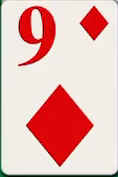
#> input picture assets/cards/9-of-diamonds-reference.png, 118 x 177 px
$ python build_nine_hearts_reference.py
#> lines starting #> are read from the running program, lines starting #| are printed output that depends on the picture
#!/usr/bin/env python3
"""Build a source-style 9♥ face from matching Solitaire Master card captures."""

from collections import deque
from pathlib import Path

from PIL import Image


ROOT = Path(__file__).resolve().parents[1]
CARDS = ROOT / "assets" / "cards"


def red_alpha(pixel: tuple[int, int, int]) -> int:
    strength = pixel[0] - max(pixel[1], pixel[2]) - 5
    return max(0, min(255, round(strength * 255 / 82)))


def pip_sprite(source: Image.Image, box: tuple[int, int, int, int]) -> Image.Image:
    crop = source.crop(box).convert("RGBA")
    crop.putalpha(Image.new("L", crop.size))
    alpha = Image.new("L", crop.size)
    alpha.putdata([red_alpha(pixel) for pixel in source.crop(box).convert("RGB").get_flattened_data()])
    crop.putalpha(alpha)
    return crop


def erase_pip(image: Image.Image, box: tuple[int, int, int, int]) -> None:
    left, top, right, bottom = box
    width, height = right - left, bottom - top
    pixels = image.load()
    masked = [[red_alpha(pixels[left + x, top + y]) > 12 for x in range(width)] for y in range(height)]
    expanded = [row[:] for row in masked]
    for y in range(height):
        for x in range(width):
            if masked[y][x]:
                for yy in range(max(0, y - 1), min(height, y + 2)):
                    for xx in range(max(0, x - 1), min(width, x + 2)):
                        expanded[yy][xx] = True

    # Nearest-background fill removes the diamond while preserving the captured
    # card's local paper and compression texture around its replacement pip.
    nearest: list[list[tuple[int, int, int] | None]] = [[None] * width for _ in range(height)]
    queue: deque[tuple[int, int]] = deque()
    for y in range(height):
        for x in range(width):
            if not expanded[y][x]:
                nearest[y][x] = pixels[left + x, top + y]
                queue.append((x, y))
    while queue:
        x, y = queue.popleft()
        for nx, ny in ((x - 1, y), (x + 1, y), (x, y - 1), (x, y + 1)):
            if 0 <= nx < width and 0 <= ny < height and nearest[ny][nx] is None:
                nearest[ny][nx] = nearest[y][x]
                queue.append((nx, ny))
    for y in range(height):
        for x in range(width):
            if expanded[y][x]:
                pixels[left + x, top + y] = nearest[y][x]


def main() -> None:
    nine_diamonds = Image.open(CARDS / "9-of-diamonds-reference.png").convert("RGB")
#> nine_diamonds is the input picture: PIL image 118x177 RGB; mean R, G, B 229.7, 183, 178.3
    five_hearts = Image.open(CARDS / "5-of-hearts-reference.png").convert("RGB")
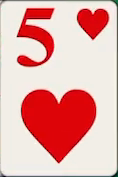
#> input picture assets/cards/5-of-hearts-reference.png, 118 x 177 px
#> five_hearts is the input picture: PIL image 118x177 RGB; mean R, G, B 230.6, 172.8, 168.7
    result = nine_diamonds.copy()
    replacements = (
        ((72, 11, 112, 55), (77, 8, 110, 40), (77, 8)),
        ((16, 72, 101, 169), (20, 88, 96, 164), (20, 88)),
    )
    for erase_box, source_box, target in replacements:
        erase_pip(result, erase_box)
        sprite = pip_sprite(five_hearts, source_box)
        result.paste(sprite, target, sprite)
#> this loop made 1 pass
#> pass 1, in pip_sprite, `crop = source.crop(box).convert("RGBA")`:
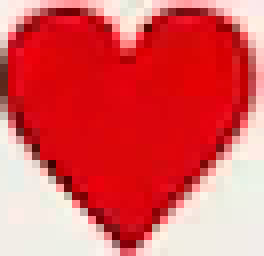
#> crop: PIL image 33x32 RGBA (shown 8 times larger); mean R, G, B, A 221.2, 88.8, 89.7, 255
#> after the loop:
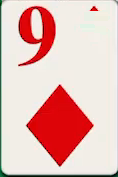
#> result: PIL image 118x177 RGB; mean R, G, B 230.3, 188.5, 183.4

    # The 243-second gameplay frame shows an unobstructed top 80px of the
    # 9♥ before the next tableau card overlaps it. Prefer those source pixels
    # for its rank, corner pip, frame, and paper texture.
    source_top = Image.open(CARDS / "9-of-hearts-source-top.png").convert("RGB")
    if source_top.size != (118, 80):
        raise ValueError(f"Expected an unoccluded 118×80 source strip, got {source_top.size}.")
    reconstructed = result.copy()
    result.paste(source_top, (0, 0))
    # Blend only the paper texture at the cut edge; keep red source ink intact.
    blend_start, blend_end = 50, 80
    source_band = source_top.crop((0, blend_start, 118, blend_end))
    base_band = reconstructed.crop((0, blend_start, 118, blend_end))
    mask = Image.new("L", (118, blend_end - blend_start))
    source_pixels = source_band.load()
    mask_pixels = mask.load()
    for y in range(blend_end - blend_start):
        row_alpha = round(255 * (blend_end - blend_start - 1 - y) / (blend_end - blend_start - 1))
        for x in range(118):
            red, green, blue = source_pixels[x, y]
            mask_pixels[x, y] = 255 if red > green * 1.12 and red > blue * 1.12 and red > 100 else row_alpha
    result.paste(Image.composite(source_band, base_band, mask), (0, blend_start))
    result.save(CARDS / "9-of-hearts-reference.png")


if __name__ == "__main__":
#> (the run stopped early here; a loop or call above may not have finished)
